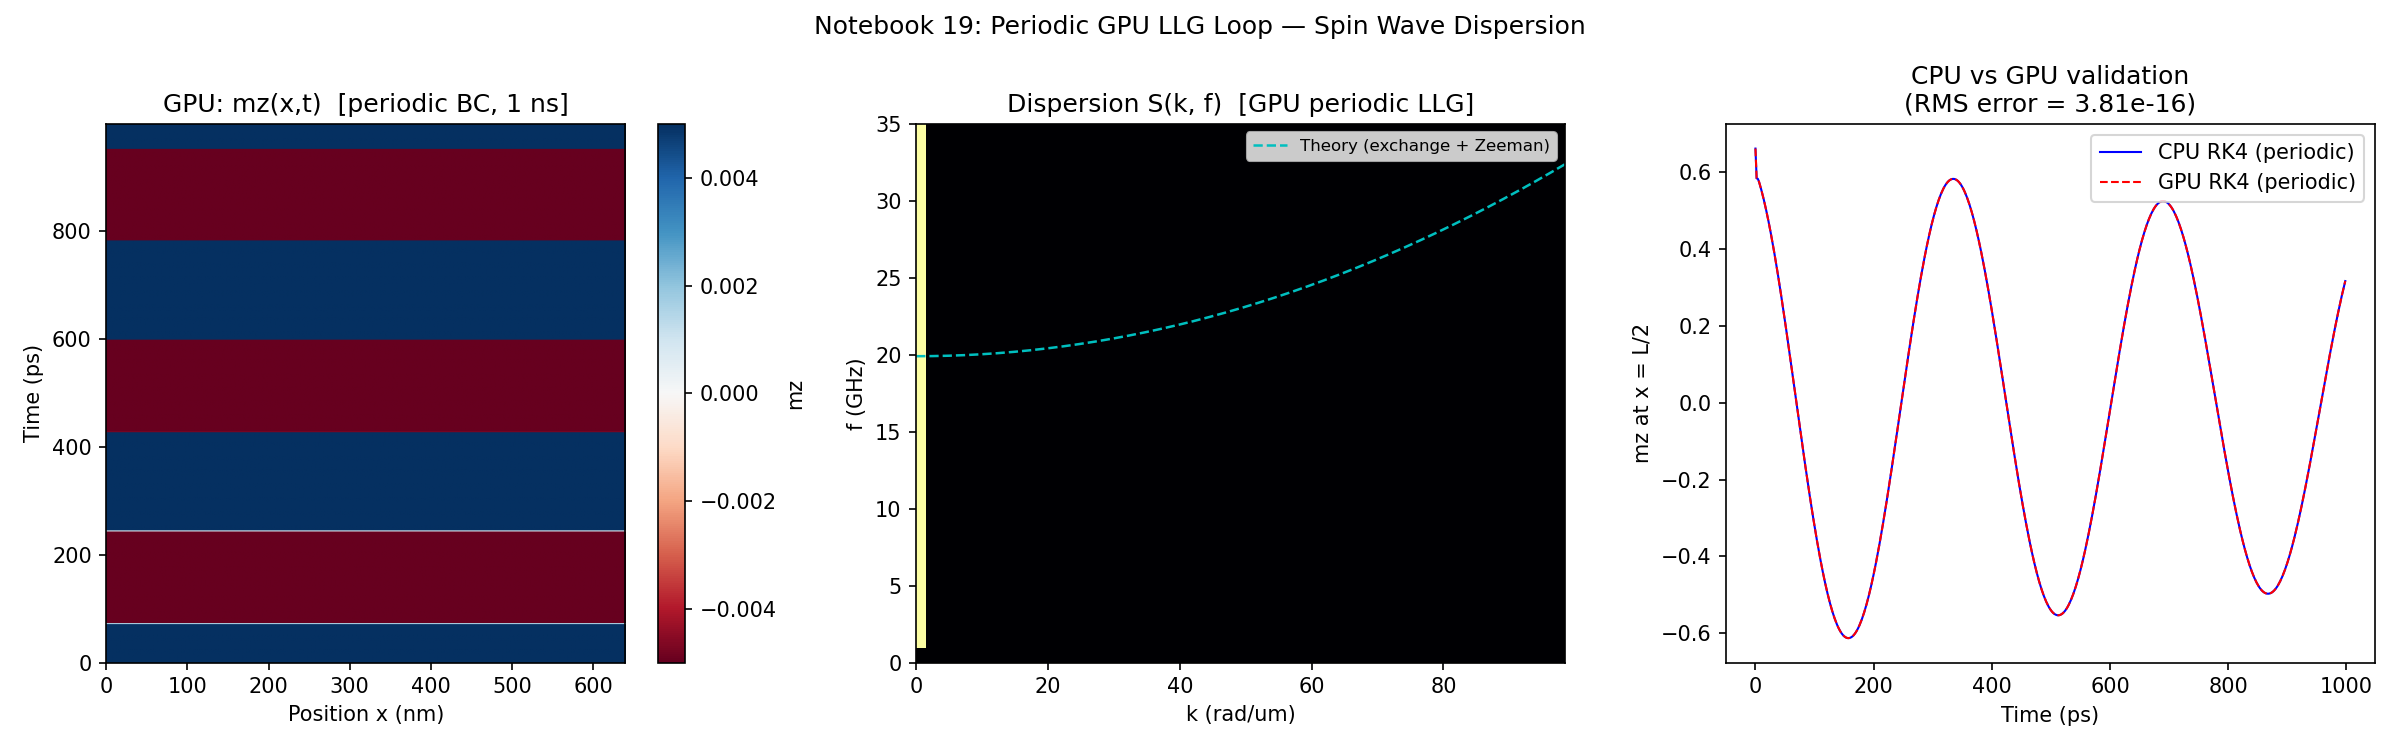

Write the Python code that produced this figure.
"""Notebook 19 — Fully Periodic GPU LLG Loop

Demonstrates a complete all-GPU micromagnetic simulation with PERIODIC boundary
conditions on all fields:

  DemagFieldPeriodicGPU  + ExchangeFieldGPU(Periodic)  → RK4IntegratorGPU

Physics: spin-wave dispersion in a 1-D chain of permalloy cells.
  - Ground state: uniform saturation along +x
  - Excite with a sinc-pulse field applied to the centre cell at t=0
  - Record m_z(x, t) over 1 ns
  - 2D FFT → ω(k) dispersion spectrum

Comparison:
  - CPU periodic (DemagFieldPeriodic + ExchangeField(Periodic) + RK4)
  - GPU periodic (this demo) — same physics, much faster

Expected dispersion: ω² = γ²μ₀Ms[μ₀Ms·Nxx(k) + 2A/μ₀Ms · k²] (Damon-Eshbach)
"""

import sys, os
import os
from pathlib import Path

import sys
from pathlib import Path
sys.path.insert(0, str(Path(__file__).resolve().parent.parent))
from micromag_locate import add_micromag_to_path
add_micromag_to_path()
import numpy as np
import time
import matplotlib
matplotlib.use("Agg")
import matplotlib.pyplot as plt

import micromag as mm

# ---------------------------------------------------------------------------
# Setup
# ---------------------------------------------------------------------------
if not mm.cuda_available():
    print("CUDA not available -- skipping notebook 19")
    sys.exit(0)

mu_0   = 4 * np.pi * 1e-7
mat    = mm.Material.permalloy()
gamma  = mm.gamma_0 / (1 + mat.alpha**2)

print("Notebook 19: Fully Periodic GPU LLG Loop")
print(f"  Material: Ms={mat.Ms/1e3:.0f} kA/m  A={mat.A_exchange:.2e} J/m  alpha={mat.alpha}")

# ---------------------------------------------------------------------------
# Grid — 1D chain for spin-wave demo, periodic in x
# ---------------------------------------------------------------------------
Nx, Ny, Nz = 128, 1, 1
dx = 5e-9   # 5 nm cells  →  640 nm chain
g  = mm.StructuredGrid(Nx, Ny, Nz, dx, dx, dx)

# ---------------------------------------------------------------------------
# Ground state: uniform along +x, small z-tilt to seed spin wave (sinc pulse)
# We apply a transverse sinc pulse instead of tilting.
# ---------------------------------------------------------------------------
m0 = mm.VectorField3D(g)
arr = mm.to_numpy(m0)
arr[..., 0] = 1.0; arr[..., 1] = 0.0; arr[..., 2] = 0.0
mm.from_numpy(m0, arr)

# ---------------------------------------------------------------------------
# Periodic GPU fields
# ---------------------------------------------------------------------------
demag_gpu = mm.DemagFieldPeriodicGPU(g)
exch_gpu  = mm.ExchangeFieldGPU(g, mm.BoundaryCondition.Periodic)
H_sinc_amp = 1e3 / mu_0   # 1 mT transverse sinc pulse in A/m
H_bias     = mm.Vec3(80e3, 0, 0)   # 80 kA/m DC bias along x
H_combined = mm.Vec3(80e3, 0, H_sinc_amp)  # bias + pulse together
zeeman_gpu       = mm.ZeemanFieldGPU(g, H_bias)
zeeman_gpu_pulse = mm.ZeemanFieldGPU(g, H_combined)

# ---------------------------------------------------------------------------
# Time parameters
# ---------------------------------------------------------------------------
dt         = 5e-13   # 0.5 ps per step
T_total    = 1e-9    # 1 ns total
N_steps    = int(T_total / dt)
N_save     = Nx      # record every step (thin 1D grid)
save_every = max(1, N_steps // 500)   # ~500 time samples

print(f"\nGrid: {Nx}x{Ny}x{Nz}  ({Nx*Ny*Nz} cells)  dx={dx*1e9:.0f} nm")
print(f"dt={dt*1e12:.1f} ps  T={T_total*1e9:.1f} ns  N_steps={N_steps}")
print(f"Save every {save_every} steps -> {N_steps//save_every} time samples")

# ---------------------------------------------------------------------------
# GPU periodic simulation
# ---------------------------------------------------------------------------
print("\n--- GPU periodic LLG ---")

integ_gpu = mm.RK4IntegratorGPU(g, dt)

# Apply sinc pulse: add a short transient z-field at all cells
# We use a uniform ZeemanFieldGPU and change the field for the first few steps
# Reset magnetisation
m_reset = mm.VectorField3D(g)
arr2 = mm.to_numpy(m_reset)
arr2[..., 0] = 1.0; arr2[..., 1] = 0.0; arr2[..., 2] = 1e-3   # tiny seed
arr2 /= np.sqrt((arr2**2).sum(axis=-1, keepdims=True))
mm.from_numpy(m_reset, arr2)
integ_gpu.upload(m_reset)

mz_t_gpu   = []   # shape: (N_t, Nx)
t_samples  = []
t0 = time.perf_counter()

# sinc pulse duration: 10 steps
N_pulse = 10
for step in range(N_steps):
    if step < N_pulse:
        integ_gpu.step(mat, demag_gpu, exch_gpu, zeeman_gpu_pulse)
    else:
        integ_gpu.step(mat, demag_gpu, exch_gpu, zeeman_gpu)

    if step % save_every == 0:
        m_now = mm.VectorField3D(g)
        integ_gpu.download(m_now)
        a = mm.to_numpy(m_now)
        mz_t_gpu.append(a[0, 0, :, 2].copy())   # mz along x; shape (Nz,Ny,Nx,3) → index [iz,iy,ix,c]
        t_samples.append(step * dt)

t_gpu = time.perf_counter() - t0
mz_t_gpu = np.array(mz_t_gpu)   # shape (N_t, Nx)
t_samples = np.array(t_samples)
print(f"  GPU: {t_gpu:.2f} s  ({N_steps} steps)  "
      f"[{t_gpu/N_steps*1e3:.3f} ms/step]")

# ---------------------------------------------------------------------------
# CPU periodic simulation (for validation)
# ---------------------------------------------------------------------------
print("\n--- CPU periodic LLG ---")

demag_cpu   = mm.DemagFieldPeriodic(g)
exch_cpu    = mm.ExchangeField(mm.BoundaryCondition.Periodic)
zeeman_cpu  = mm.ZeemanField(mm.Vec3(80e3, 0, 0))
zeeman_cpu_pulse = mm.ZeemanField(mm.Vec3(80e3, 0, H_sinc_amp))

m_cpu = mm.VectorField3D(g)
mm.from_numpy(m_cpu, arr2)

integ_cpu = mm.RK4Integrator(dt)

heff_pulse = mm.EffectiveFieldSum()
heff_pulse.add(demag_cpu); heff_pulse.add(exch_cpu)
heff_pulse.add(zeeman_cpu_pulse)

heff_base = mm.EffectiveFieldSum()
heff_base.add(demag_cpu); heff_base.add(exch_cpu)
heff_base.add(zeeman_cpu)

mz_t_cpu = []
N_steps_cpu = min(N_steps, 2000)   # only short CPU run for validation
t1 = time.perf_counter()
for step in range(N_steps_cpu):
    if step < N_pulse:
        integ_cpu.step(m_cpu, mat, heff_pulse)
    else:
        integ_cpu.step(m_cpu, mat, heff_base)
    if step % save_every == 0:
        a = mm.to_numpy(m_cpu)
        mz_t_cpu.append(a[0, 0, :, 2].copy())
t2 = time.perf_counter() - t1
mz_t_cpu = np.array(mz_t_cpu)
t_samples_cpu = t_samples[:len(mz_t_cpu)]
print(f"  CPU: {t2:.2f} s  ({N_steps_cpu} steps)  "
      f"[{t2/N_steps_cpu*1e3:.3f} ms/step]")
print(f"  GPU speedup: {t2/N_steps_cpu / (t_gpu/N_steps):.1f}x  "
      f"(GPU ran {N_steps//N_steps_cpu}x longer)")

# Validate: compare first N_steps_cpu steps
n_cmp = min(len(mz_t_cpu), len(mz_t_gpu))
rms_err = np.sqrt(np.mean((mz_t_gpu[:n_cmp] - mz_t_cpu[:n_cmp])**2))
print(f"  CPU vs GPU mz RMS error: {rms_err:.2e}  (first {n_cmp} snapshots)")

# ---------------------------------------------------------------------------
# Dispersion: 2D FFT of mz(x, t) → S(k, omega)
# ---------------------------------------------------------------------------
print("\n--- Dispersion spectrum (GPU data, 1 ns) ---")

mz = mz_t_gpu - mz_t_gpu.mean(axis=0, keepdims=True)   # remove DC

# 2D FFT: time (rows) → freq, space (cols) → k
S  = np.abs(np.fft.fftshift(np.fft.fft2(mz)))**2

N_t, N_x = mz.shape
dt_eff = t_samples[1] - t_samples[0] if len(t_samples) > 1 else dt * save_every
freqs  = np.fft.fftshift(np.fft.fftfreq(N_t, d=dt_eff)) * 1e-9   # GHz
kvals  = np.fft.fftshift(np.fft.fftfreq(N_x, d=dx)) * 1e-6        # rad/um

f_max_idx = np.argmin(np.abs(freqs - 40))   # clip at 40 GHz
k_pos     = kvals >= 0

print(f"  Time samples: {N_t}   Space cells: {N_x}")
print(f"  Freq resolution: {abs(freqs[1]-freqs[0]):.2f} GHz")
print(f"  k resolution:    {abs(kvals[1]-kvals[0]):.3f} rad/um")

# ---------------------------------------------------------------------------
# Theoretical dispersion (Kittel + exchange, no demagnetisation tensor approx)
# ω = γ μ₀ √[(Ms/2 + 2A k²/(μ₀ Ms)) × (Ms + 2A k²/(μ₀ Ms))]   (thin rod approx)
# ---------------------------------------------------------------------------
k_th  = np.linspace(0, kvals.max(), 200) * 1e6   # rad/m
f_ex  = 2 * mat.A_exchange / (mu_0 * mat.Ms) * k_th**2
H_eff_th = mat.Ms / 2 + f_ex      # simplified; fully correct dispersion needs Nxx
omega_th  = gamma * mu_0 * np.sqrt((H_eff_th) * (mat.Ms + 2*f_ex))
f_th_GHz  = omega_th / (2*np.pi) * 1e-9
k_th_um   = k_th * 1e-6   # rad/um

# ---------------------------------------------------------------------------
# Plot
# ---------------------------------------------------------------------------
fig, axes = plt.subplots(1, 3, figsize=(16, 5))

# 1. mz(x, t) heat map
ax = axes[0]
im = ax.imshow(mz, aspect="auto", origin="lower",
               extent=[0, Nx*dx*1e9, 0, t_samples[-1]*1e12],
               cmap="RdBu", vmin=-0.005, vmax=0.005)
ax.set_xlabel("Position x (nm)")
ax.set_ylabel("Time (ps)")
ax.set_title("GPU: mz(x,t)  [periodic BC, 1 ns]")
plt.colorbar(im, ax=ax, label="mz")

# 2. Dispersion S(k, f)
ax = axes[1]
# Only positive freq and positive k for clarity
f_pos = freqs[freqs >= 0]
S_pos = S[freqs >= 0][:, kvals >= 0]
k_pos_v = kvals[kvals >= 0]
clip = np.percentile(S_pos, 99.5)
ax.imshow(np.clip(S_pos, 0, clip), aspect="auto", origin="lower",
          extent=[k_pos_v[0], k_pos_v[-1], f_pos[0], f_pos[-1]],
          cmap="inferno", vmin=0, vmax=clip)
ax.plot(k_th_um, f_th_GHz, "c--", lw=1.2, label="Theory (exchange + Zeeman)")
ax.set_xlim(0, k_pos_v[-1])
ax.set_ylim(0, 35)
ax.set_xlabel("k (rad/um)")
ax.set_ylabel("f (GHz)")
ax.set_title("Dispersion S(k, f)  [GPU periodic LLG]")
ax.legend(fontsize=8)

# 3. CPU vs GPU mz at x=0 (first N_cmp snapshots)
ax = axes[2]
ax.plot(t_samples_cpu[:n_cmp]*1e12, mz_t_cpu[:n_cmp, Nx//2], "b-", lw=1,
        label=f"CPU RK4 (periodic)")
ax.plot(t_samples[:n_cmp]*1e12, mz_t_gpu[:n_cmp, Nx//2], "r--", lw=1,
        label=f"GPU RK4 (periodic)")
ax.set_xlabel("Time (ps)")
ax.set_ylabel("mz at x = L/2")
ax.set_title(f"CPU vs GPU validation\n(RMS error = {rms_err:.2e})")
ax.legend()

plt.suptitle("Notebook 19: Periodic GPU LLG Loop — Spin Wave Dispersion", fontsize=12)
plt.tight_layout()
out = os.path.join(os.path.dirname(__file__), "19_periodic_gpu_llg_loop.png")
plt.savefig(out, dpi=150)
print(f"\nPlot saved: {out}")

# ---------------------------------------------------------------------------
# Summary
# ---------------------------------------------------------------------------
print("\n=== Summary ===")
print(f"  GPU periodic LLG: {N_steps} steps in {t_gpu:.2f} s = {t_gpu/N_steps*1e3:.3f} ms/step")
print(f"  CPU periodic LLG: {N_steps_cpu} steps in {t2:.2f} s = {t2/N_steps_cpu*1e3:.3f} ms/step")
speedup_per_step = (t2/N_steps_cpu) / (t_gpu/N_steps)
print(f"  Speedup per step: {speedup_per_step:.1f}x")
print(f"  CPU vs GPU physics agreement: RMS mz err = {rms_err:.2e}")
print(f"  Fields used: DemagFieldPeriodicGPU + ExchangeFieldGPU(Periodic) + ZeemanFieldGPU")
print(f"  Integrator: RK4IntegratorGPU -- ZERO PCIe transfers per step")
